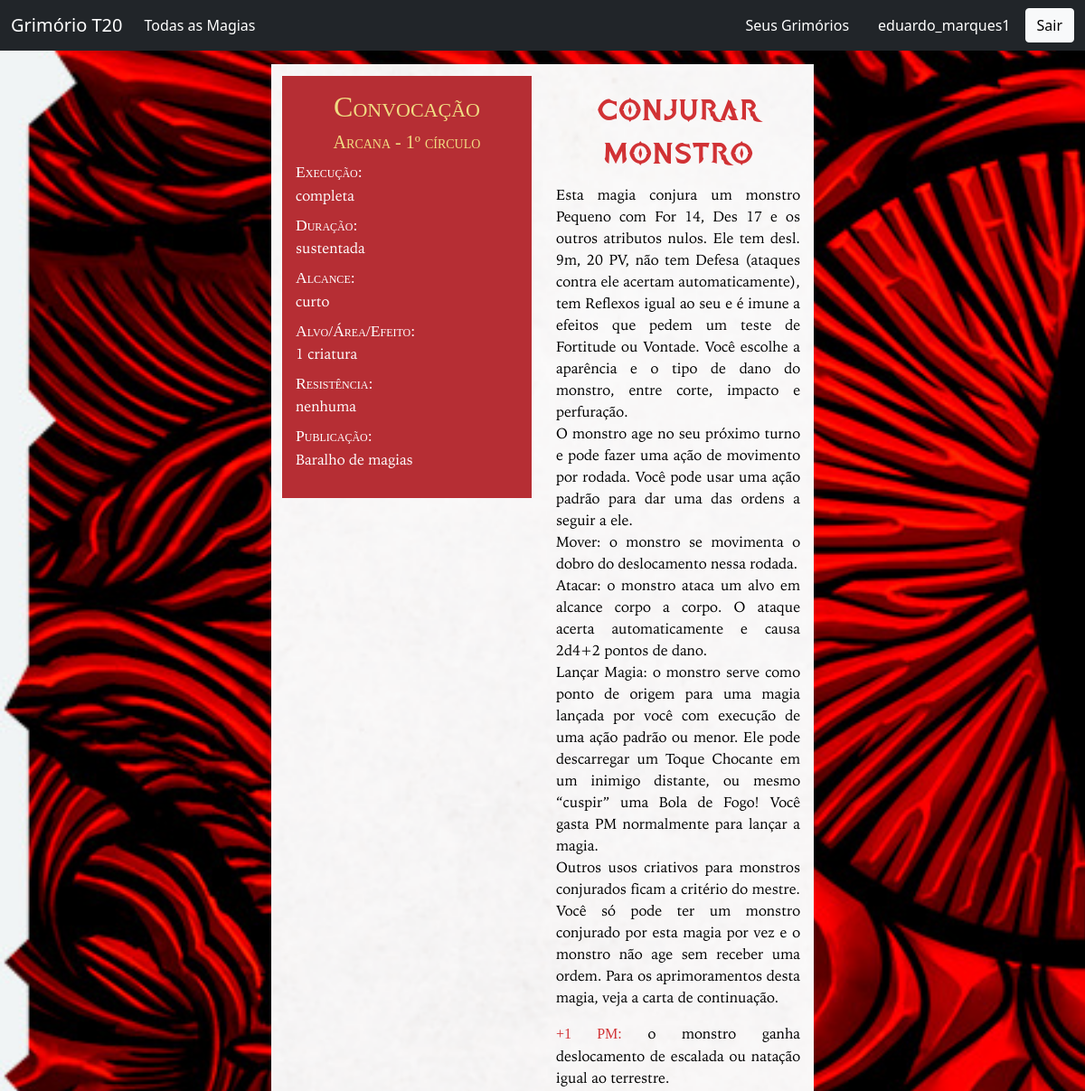
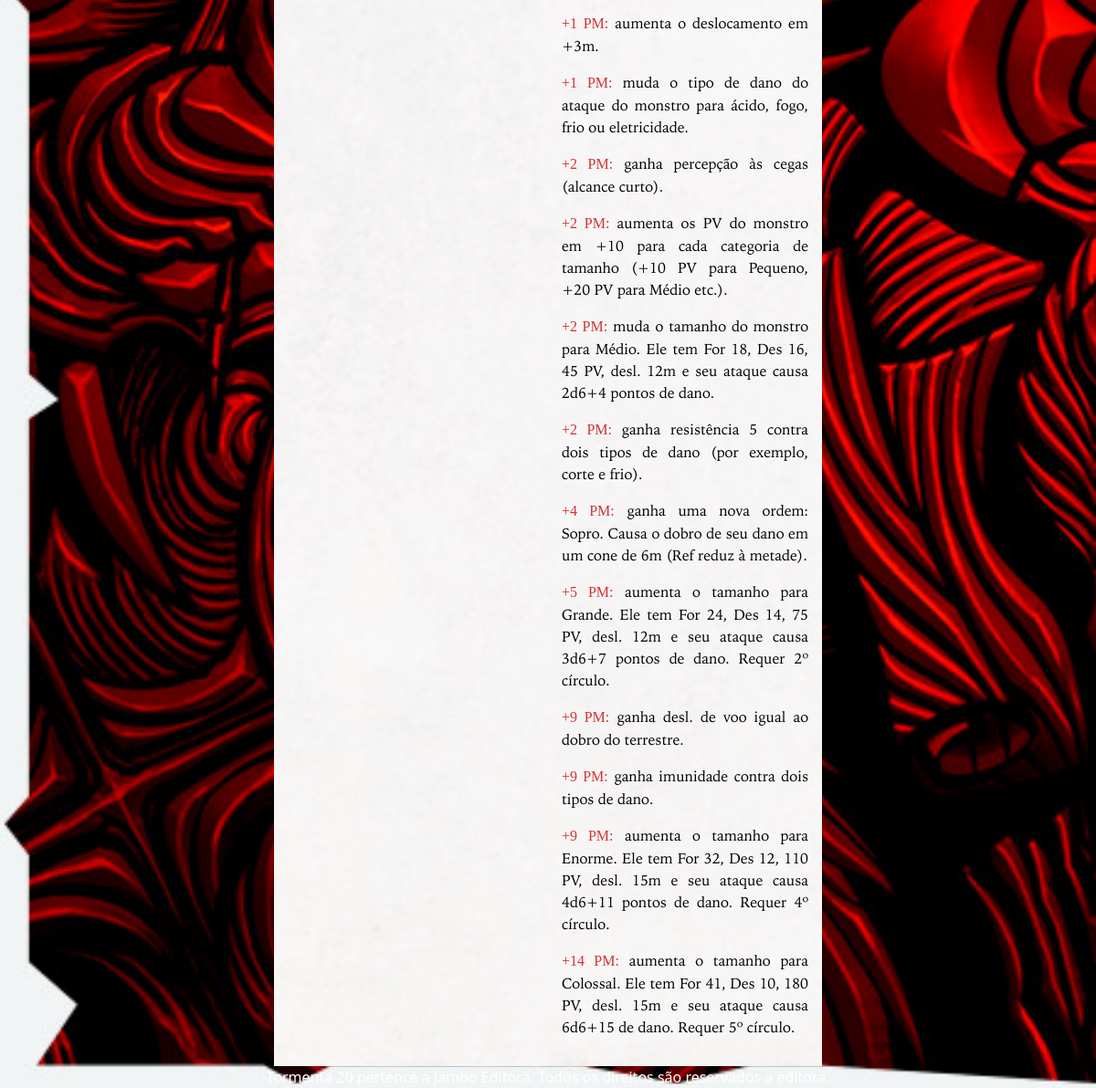
The app's page /spell/48/ (signed in) with its own data (2 pictures, top to bottom).
### spell/models.py (models this page shows, shortened)
class Spell(models.Model):
    name = models.TextField()
    image = models.ImageField(upload_to='spell/images', blank=True)
    SPELL_TYPE_CHOICES = [
        ('AR', 'Arcana'),
        ('DI', 'Divina'),
        ('UN', 'Universal'),
    ]
    spell_type = models.CharField(
        max_length=2,
        choices=SPELL_TYPE_CHOICES,
        default='AR',
    )
    SCHOOL_CHOICES = [
        ('AB', 'Abjuração'),
        ('AD', 'Advinhação'),
        ('CO', 'Convocação'),
        ('EN', 'Encantamento'),
        ('EV', 'Evocação'),
        ('IL', 'Ilusão'),
        ('NE', 'Necromancia'),
        ('TR', 'Transmutação'),
    ]
    school = models.CharField(
        max_length=2,
        choices=SCHOOL_CHOICES,
        default='AB',
    )
    CIRCLE_CHOICES = [
        ('1', 1),
        ('2', 2),
        ('3', 3),
        ('4', 4),
        ('5', 5),
    ]
    circle = models.CharField(
        max_length=1,
        choices=CIRCLE_CHOICES,
        default=1,
    )
    execution = models.TextField()
    range = models.TextField()
    target_area_effect = models.TextField()
    duration = models.TextField()
    resistance = models.TextField(blank=True)
    description = models.TextField(default='')
    enhancements = models.ManyToManyField(to=Enhancement, related_name='spell', blank=True)
    short_description = models.CharField(max_length=100, blank=True)
    book_magazine = models.CharField(max_length=100, blank=True)
    user = models.ForeignKey(User, on_delete=models.CASCADE, null=True)

class Enhancement(models.Model):
    cost = models.CharField(max_length=30)
    effect = models.TextField()
    related_spell = models.ForeignKey('Spell', on_delete=models.CASCADE, default=None)

### spell/views.py (the view)
# urls.py: path('<int:spell_id>/', views.spell_details, name='spell_details'),
def spell_details(request, spell_id):
    spell = get_object_or_404(Spell, pk=spell_id)
    enhancements = Enhancement.objects.filter(related_spell=spell_id)
    return render(request, 'spell/spell_details.html', {'spell': spell, 'enhancements': enhancements})

### spell/templates/spell/spell_details.html (shortened to what this page needs)
{% extends './spell_base.html' %}
{% block content %}
<div class="container-fluid" >
    <div class="row">
        <div class="col-md-12">
            <div class="row" style="padding-top:15px"></div>
            <div class="row">
                <div class="col-md-3"></div>
                <div class="col-md-6 bg_image" style="padding-top: 13px"></div>
                <div class="col-md-3"></div>
            </div>
            <div class="row">
                <div class="col-md-3"></div>
                <div class="col-md-3 bg_image" style="padding-bottom:13px">
                    <div class="col-md-12" style="display: table; background-color:#B62E34;padding-top: 15px;padding-bottom: 15px;padding-left:15px;padding-right:15px">
                        <h2 style="text-align:center">
                            {{ spell.get_school_display }}
                        </h2>
                        <h5 style="text-align:center">
                            {{ spell.get_spell_type_display }} - {{ spell.circle }}º círculo
                        </h5>
                        <dl>
                            <dt>
                                Execução:
                            </dt>
                            <dd>
                                {{ spell.execution }}
                            </dd>
                            <dt>
                                Duração:
                            </dt>
                            <dd>
                                {{ spell.duration }}
                            </dd>
                            <dt>
                                Alcance:
                            </dt>
                            <dd>
                                {{ spell.range }}
                            </dd>
                            <dt>
                                Alvo/Área/Efeito:
                            </dt>
                            <dd>
                                {{ spell.target_area_effect }}
                            </dd>
                            <dt>
                                Resistência:
                            </dt>
                            <dd>
                                {% if spell.resistance != '' %}
                                {{ spell.resistance }}
                                {% else %}
                                nenhuma
                                {% endif %}
                            </dd>
                            <dt>
                                Publicação:
                            </dt>
                            <dd>
                                {{spell.book_magazine}}
                            </dd>
                        </dl>
                    </div>
                </div>
                <div class="col-md-3 bg_image" style="padding-top: 15px;padding-bottom: 15px;padding-left:15px;padding-right:15px">
                    <h1 style="text-align:center">
                        {{spell.name}}
                    </h1>
                    <p>
                        {{ spell.description }}
                    </p>
                    {% for enhancement in enhancements %}
                    <p>
                        <b class="enhc">{{ enhancement.cost }}:</b>
                        {{enhancement.effect}}
                    </p>
                    {% endfor %}
                </div>
                <div class="col-md-3"></div>
            </div>
        </div>
    </div>
</div>
{% endblock %}

### homepage/templates/homepage/base.html (shortened to what this page needs)
<!doctype html>
<html lang="en">
    <head>
        <link href="https://cdn.jsdelivr.net/npm/bootstrap@5.0.0-beta2/dist/css/bootstrap.min.css" rel="stylesheet">
        {% load static %}
    </head>
    <body>
        <nav class="navbar navbar-expand-lg navbar-dark bg-dark">
            <div class="container-fluid">
                <a class="navbar-brand" href="{% url 'home' %}">Grimório T20</a>
                <div class="collapse navbar-collapse" id="navbarSupportedContent">
                    <ul class="navbar-nav me-auto mb-lg-0">
                        <li class="nav-item">
                            <a class="nav-link active" href="{% url 'spell:spells_page'%}">Todas as Magias</a>
                        </li>
                    </ul>
                    {% if user.is_authenticated %}
                        <a class="nav-link active" href="{% url 'grimoire:grimoire_list' %}" style="color:white">Seus Grimórios</a>
                        <a class="nav-link deactive" href="" style="color:white">{{ user.username }}</a>
                        <form action="{% url 'logoutuser' %}" method="POST">
                            <button type="submit" class="btn btn-light">Sair</button>
                        </form>
                    {% else %}
                        <a class="nav-link active" href="{% url 'signupuser' %}">Sign Up</a>
                        <a class="nav-link active" href="{% url 'loginuser' %}">Login</a>
                    {% endif %}
                </div>
            </div>
        </nav>
        {% autoescape off %}{% block content %}{% endblock %}{% endautoescape %}
        <footer class="footer" style="width: 100%;text-align: center;color:white">
            <div class="container">
                <span class="text">Tormenta 20 pertence a Jambo Editora. Todos os direitos são reservados a editora.</span>
            </div>
        </footer>
    </body>
</html>

### spell/templates/spell/spell_details.html (style rules this page uses)
body { background-image: url("/static/img/bg_2.jpg"); background-repeat: no-repeat; background-attachment: fixed; background-size: cover; bacground-position: center; }
.bg_image { background-image: url("/static/img/background.png"); background-repeat: no-repeat; background-attachment: fixed; background-size: cover; bacground-position: center; }
dd { font-family: 'iowanOldStyleRegular'; color: white; font-weight: normal; font-style: normal; }
dt { font-family: 'iowanOldStyleBold'; color: white; font-weight: normal; font-style: normal; font-size: 110%; font-variant: small-caps; }
h2 { font-family: 'iowanOldStyleBold'; font-weight: normal; color: #f0dc82; font-variant: small-caps; }
h5 { font-family: 'iowanOldStyleBold'; font-weight: normal; color: #f0dc82; font-variant: small-caps; }
h1 { font-family: 'tormenta20'; font-weight: normal; color: #d13235 }
.enhc { font-family: 'iowanOldStyleBold'; font-weight: normal; color: #d13235; font-variant: small-caps; }
p { font-family: 'iowanOldStyleRegular'; color: black; font-weight: normal; font-style: normal; text-align: justify; text-justify: inter-word; }

### records on screen
Spell: school "Convocação", spell_type "Arcana", circle "1", execution "completa", duration "sustentada", range "curto", target_area_effect "1 criatura", book_magazine "Baralho de magias", name "Conjurar Monstro", description "Esta magia conjura um monstro Pequeno com For 14, Des 17 e os outros atributos nulos. Ele tem desl. 9m, 20 PV, não tem Defesa (ataques contra ele acertam automaticamente), tem Reflexos igual ao seu e é imune a efeitos que pedem um teste de Fortitude ou Vontade. Você escolhe a aparência e o tipo de dano do monstro, entre corte, impacto e perfuração. O monstro age no seu próximo turno e pode fazer uma ação de movimento por rodada. Você pode usar uma ação padrão para dar uma das ordens a seguir a ele. Mover: o monstro se movimenta o dobro do deslocamento nessa rodada. Atacar: o monstro ataca um alvo em alcance corpo a corpo. O ataque acerta automaticamente e causa 2d4+2 pontos de dano. Lançar…"
Enhancement: cost "+1 PM", effect "o monstro ganha deslocamento de escalada ou natação igual ao terrestre."
Enhancement: cost "+1 PM", effect "aumenta o deslocamento em +3m."
Enhancement: cost "+1 PM", effect "muda o tipo de dano do ataque do monstro para ácido, fogo, frio ou eletricidade."
Enhancement: cost "+2 PM", effect "ganha percepção às cegas (alcance curto)."
Enhancement: cost "+2 PM", effect "aumenta os PV do monstro em +10 para cada categoria de tamanho (+10 PV para Pequeno, +20 PV para Médio etc.)."
Enhancement: cost "+2 PM", effect "muda o tamanho do monstro para Médio. Ele tem For 18, Des 16, 45 PV, desl. 12m e seu ataque causa 2d6+4 pontos de dano."
Enhancement: cost "+2 PM", effect "ganha resistência 5 contra dois tipos de dano (por exemplo, corte e frio)."
Enhancement: cost "+4 PM", effect "ganha uma nova ordem: Sopro. Causa o dobro de seu dano em um cone de 6m (Ref reduz à metade)."
Enhancement: cost "+5 PM", effect "aumenta o tamanho para Grande. Ele tem For 24, Des 14, 75 PV, desl. 12m e seu ataque causa 3d6+7 pontos de dano. Requer 2º círculo."
Enhancement: cost "+9 PM", effect "ganha desl. de voo igual ao dobro do terrestre."
Enhancement: cost "+9 PM", effect "ganha imunidade contra dois tipos de dano."
Enhancement: cost "+9 PM", effect "aumenta o tamanho para Enorme. Ele tem For 32, Des 12, 110 PV, desl. 15m e seu ataque causa 4d6+11 pontos de dano. Requer 4º círculo."
Enhancement: cost "+14 PM", effect "aumenta o tamanho para Colossal. Ele tem For 41, Des 10, 180 PV, desl. 15m e seu ataque causa 6d6+15 de dano. Requer 5º círculo."

### other values on screen
{{ user.username }} "eduardo_marques1"
